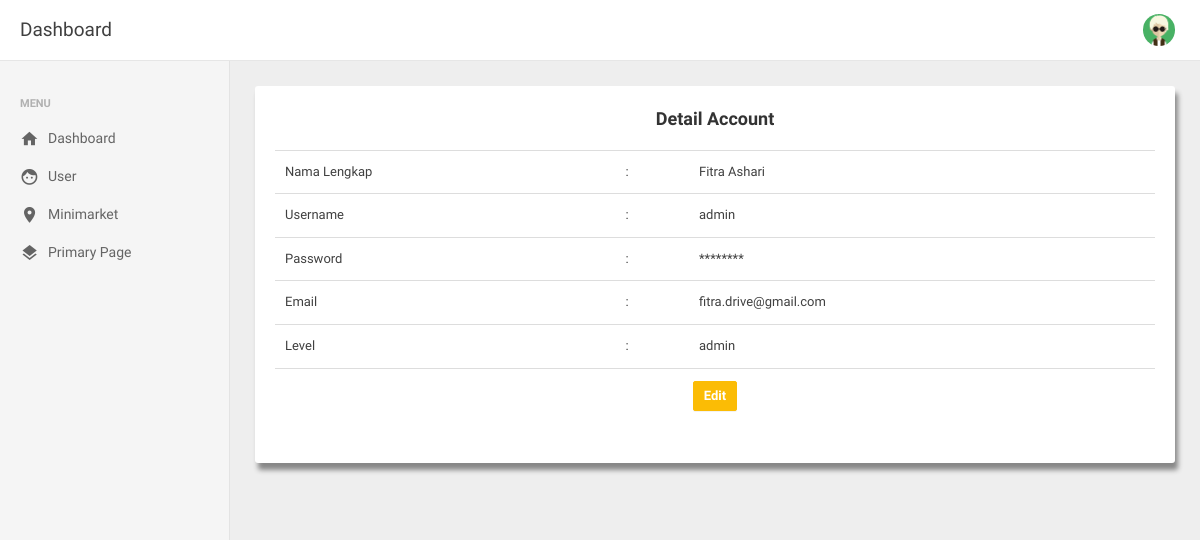
Screenshot of /panel/index.php?page=detailuser&id=1 (signed in) with the database file from the repository.
### tables this page shows
CREATE TABLE `user` (
  `id_user` int(11) NOT NULL,
  `nm_user` varchar(50) NOT NULL,
  `email` varchar(50) NOT NULL,
  `username` varchar(50) NOT NULL,
  `password` varchar(50) NOT NULL,
  `lvl` varchar(50) NOT NULL
);

### panel/dt_user.php (the view, shortened to what this page needs)
    <?php
        $id = $_GET['id'];
            $minta="SELECT * FROM user where id_user = '$id'";
            $eksekusi=mysql_query($minta);
            $hasil=mysql_fetch_array($eksekusi);
    ?><div class="form-group">
<form action='u_user.php' method='POST' >
<table class="table">
            <tr>
        	<td>Nama Lengkap</td>
        	<td>:</td>
        	<td><?php echo "$hasil[nm_user]"; ?></td>
        </tr>
    	<tr>
        	<td>Username</td>
        	<td>:</td>
        	<td><?php echo "$hasil[username]"; ?></td>
        </tr>
    	<tr>
        	<td>Password</td>
        	<td>:</td>
        	<td>********</td>
        </tr>
        	<tr>
        	<td>Email</td>
        	<td>:</td>
        	<td><?php echo "$hasil[email]"; ?></td>
        </tr>
        	<tr>
        	<td>Level</td>
        	<td>:</td>
        	<td><?php echo "$hasil[lvl]"; ?>
        	</td>
        </tr>
        	<tr>
        	<td colspan='3'><center><a href='index.php?page=edituser&id=<?php echo $hasil[id_user];?>'><button type='button' class='btn btn-warning'>Edit</button></a></center></td>
        </tr>
</table>
</form></div>

### rows the page displays
user: nm_user "Fitra Ashari", username "admin", email "fitra.drive@gmail.com", lvl "admin"
